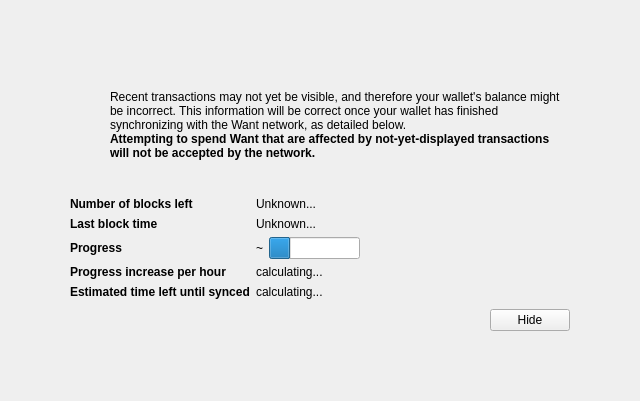
<?xml version="1.0" encoding="UTF-8"?>
<ui version="4.0">
 <class>ModalOverlay</class>
 <widget class="ModalOverlay" name="ModalOverlay">
  <property name="geometry">
   <rect>
    <x>0</x>
    <y>0</y>
    <width>640</width>
    <height>401</height>
   </rect>
  </property>
  <property name="windowTitle">
   <string>Form</string>
  </property>
  <layout class="QVBoxLayout" name="verticalLayout" stretch="0">
   <property name="sizeConstraint">
    <enum>QLayout::SetDefaultConstraint</enum>
   </property>
   <property name="leftMargin">
    <number>0</number>
   </property>
   <property name="topMargin">
    <number>0</number>
   </property>
   <property name="rightMargin">
    <number>0</number>
   </property>
   <property name="bottomMargin">
    <number>0</number>
   </property>
   <item>
    <widget class="QWidget" name="bgWidget" native="true">
     <property name="styleSheet">
      <string notr="true"/>
     </property>
     <layout class="QVBoxLayout" name="verticalLayoutMain" stretch="0">
      <property name="leftMargin">
       <number>60</number>
      </property>
      <property name="topMargin">
       <number>60</number>
      </property>
      <property name="rightMargin">
       <number>60</number>
      </property>
      <property name="bottomMargin">
       <number>60</number>
      </property>
      <item>
       <widget class="QWidget" name="contentWidget" native="true">
        <property name="styleSheet">
         <string notr="true"/>
        </property>
        <layout class="QVBoxLayout" name="verticalLayoutSub" stretch="1,0,0,0,0">
         <property name="spacing">
          <number>0</number>
         </property>
         <property name="leftMargin">
          <number>10</number>
         </property>
         <property name="topMargin">
          <number>10</number>
         </property>
         <property name="rightMargin">
          <number>10</number>
         </property>
         <property name="bottomMargin">
          <number>10</number>
         </property>
         <item>
          <layout class="QHBoxLayout" name="horizontalLayoutIconText" stretch="0,1">
           <property name="topMargin">
            <number>20</number>
           </property>
           <item>
            <layout class="QVBoxLayout" name="verticalLayoutIcon">
             <property name="leftMargin">
              <number>0</number>
             </property>
             <item>
              <widget class="QPushButton" name="warningIcon">
               <property name="enabled">
                <bool>false</bool>
               </property>
               <property name="text">
                <string/>
               </property>
               <property name="icon">
                <iconset>
                 <normaloff>:/icons/warning</normaloff>
                 <disabledoff>:/icons/warning</disabledoff>:/icons/warning</iconset>
               </property>
               <property name="iconSize">
                <size>
                 <width>48</width>
                 <height>48</height>
                </size>
               </property>
               <property name="flat">
                <bool>true</bool>
               </property>
              </widget>
             </item>
             <item>
              <spacer name="verticalSpacerWarningIcon">
               <property name="orientation">
                <enum>Qt::Vertical</enum>
               </property>
               <property name="sizeHint" stdset="0">
                <size>
                 <width>20</width>
                 <height>40</height>
                </size>
               </property>
              </spacer>
             </item>
            </layout>
           </item>
           <item>
            <layout class="QVBoxLayout" name="verticalLayoutInfoText">
             <property name="leftMargin">
              <number>0</number>
             </property>
             <property name="topMargin">
              <number>0</number>
             </property>
             <item>
              <widget class="QLabel" name="infoText">
               <property name="text">
                <string>Recent transactions may not yet be visible, and therefore your wallet's balance might be incorrect. This information will be correct once your wallet has finished synchronizing with the Want network, as detailed below.</string>
               </property>
               <property name="textFormat">
                <enum>Qt::RichText</enum>
               </property>
               <property name="wordWrap">
                <bool>true</bool>
               </property>
              </widget>
             </item>
             <item>
              <widget class="QLabel" name="infoTextStrong">
               <property name="font">
                <font>
                 <weight>75</weight>
                 <bold>true</bold>
                </font>
               </property>
               <property name="text">
                <string>Attempting to spend Want that are affected by not-yet-displayed transactions will not be accepted by the network.</string>
               </property>
               <property name="textFormat">
                <enum>Qt::RichText</enum>
               </property>
               <property name="wordWrap">
                <bool>true</bool>
               </property>
              </widget>
             </item>
             <item>
              <spacer name="verticalSpacerInTextSpace">
               <property name="orientation">
                <enum>Qt::Vertical</enum>
               </property>
               <property name="sizeHint" stdset="0">
                <size>
                 <width>20</width>
                 <height>40</height>
                </size>
               </property>
              </spacer>
             </item>
            </layout>
           </item>
          </layout>
         </item>
         <item>
          <spacer name="verticalSpacerAfterText">
           <property name="orientation">
            <enum>Qt::Vertical</enum>
           </property>
           <property name="sizeHint" stdset="0">
            <size>
             <width>20</width>
             <height>40</height>
            </size>
           </property>
          </spacer>
         </item>
         <item>
          <layout class="QFormLayout" name="formLayout">
           <property name="fieldGrowthPolicy">
            <enum>QFormLayout::FieldsStayAtSizeHint</enum>
           </property>
           <property name="horizontalSpacing">
            <number>6</number>
           </property>
           <property name="verticalSpacing">
            <number>6</number>
           </property>
           <property name="topMargin">
            <number>10</number>
           </property>
           <item row="0" column="0">
            <widget class="QLabel" name="labelNumberOfBlocksLeft">
             <property name="font">
              <font>
               <weight>75</weight>
               <bold>true</bold>
              </font>
             </property>
             <property name="text">
              <string>Number of blocks left</string>
             </property>
            </widget>
           </item>
           <item row="0" column="1">
            <widget class="QLabel" name="numberOfBlocksLeft">
             <property name="text">
              <string>Unknown...</string>
             </property>
            </widget>
           </item>
           <item row="1" column="0">
            <widget class="QLabel" name="labelLastBlockTime">
             <property name="font">
              <font>
               <weight>75</weight>
               <bold>true</bold>
              </font>
             </property>
             <property name="text">
              <string>Last block time</string>
             </property>
            </widget>
           </item>
           <item row="1" column="1">
            <widget class="QLabel" name="newestBlockDate">
             <property name="sizePolicy">
              <sizepolicy hsizetype="Maximum" vsizetype="Preferred">
               <horstretch>0</horstretch>
               <verstretch>0</verstretch>
              </sizepolicy>
             </property>
             <property name="text">
              <string>Unknown...</string>
             </property>
            </widget>
           </item>
           <item row="2" column="0">
            <widget class="QLabel" name="labelSyncDone">
             <property name="font">
              <font>
               <weight>75</weight>
               <bold>true</bold>
              </font>
             </property>
             <property name="text">
              <string>Progress</string>
             </property>
            </widget>
           </item>
           <item row="2" column="1">
            <layout class="QHBoxLayout" name="horizontalLayoutSync" stretch="0,1">
             <item>
              <widget class="QLabel" name="percentageProgress">
               <property name="text">
                <string>~</string>
               </property>
              </widget>
             </item>
             <item>
              <widget class="QProgressBar" name="progressBar">
               <property name="value">
                <number>24</number>
               </property>
               <property name="format">
                <string/>
               </property>
              </widget>
             </item>
            </layout>
           </item>
           <item row="4" column="0">
            <widget class="QLabel" name="labelProgressIncrease">
             <property name="font">
              <font>
               <weight>75</weight>
               <bold>true</bold>
              </font>
             </property>
             <property name="text">
              <string>Progress increase per hour</string>
             </property>
            </widget>
           </item>
           <item row="4" column="1">
            <widget class="QLabel" name="progressIncreasePerH">
             <property name="text">
              <string>calculating...</string>
             </property>
            </widget>
           </item>
           <item row="5" column="0">
            <widget class="QLabel" name="labelEstimatedTimeLeft">
             <property name="font">
              <font>
               <weight>75</weight>
               <bold>true</bold>
              </font>
             </property>
             <property name="text">
              <string>Estimated time left until synced</string>
             </property>
            </widget>
           </item>
           <item row="5" column="1">
            <widget class="QLabel" name="expectedTimeLeft">
             <property name="text">
              <string>calculating...</string>
             </property>
            </widget>
           </item>
          </layout>
         </item>
         <item>
          <layout class="QHBoxLayout" name="horizontalLayoutButtons">
           <property name="leftMargin">
            <number>10</number>
           </property>
           <property name="topMargin">
            <number>10</number>
           </property>
           <item>
            <spacer name="horizontalSpacer">
             <property name="orientation">
              <enum>Qt::Horizontal</enum>
             </property>
             <property name="sizeHint" stdset="0">
              <size>
               <width>40</width>
               <height>20</height>
              </size>
             </property>
            </spacer>
           </item>
           <item>
            <widget class="QPushButton" name="closeButton">
             <property name="text">
              <string>Hide</string>
             </property>
            </widget>
           </item>
          </layout>
         </item>
         <item>
          <layout class="QVBoxLayout" name="verticalLayout_2">
           <item>
            <spacer name="verticalSpacer">
             <property name="orientation">
              <enum>Qt::Vertical</enum>
             </property>
             <property name="sizeHint" stdset="0">
              <size>
               <width>20</width>
               <height>40</height>
              </size>
             </property>
            </spacer>
           </item>
          </layout>
         </item>
        </layout>
       </widget>
      </item>
     </layout>
    </widget>
   </item>
  </layout>
 </widget>
 <customwidgets>
  <customwidget>
   <class>ModalOverlay</class>
   <extends>QWidget</extends>
   <header>modaloverlay.h</header>
   <container>1</container>
  </customwidget>
 </customwidgets>
 <resources/>
 <connections/>
</ui>
